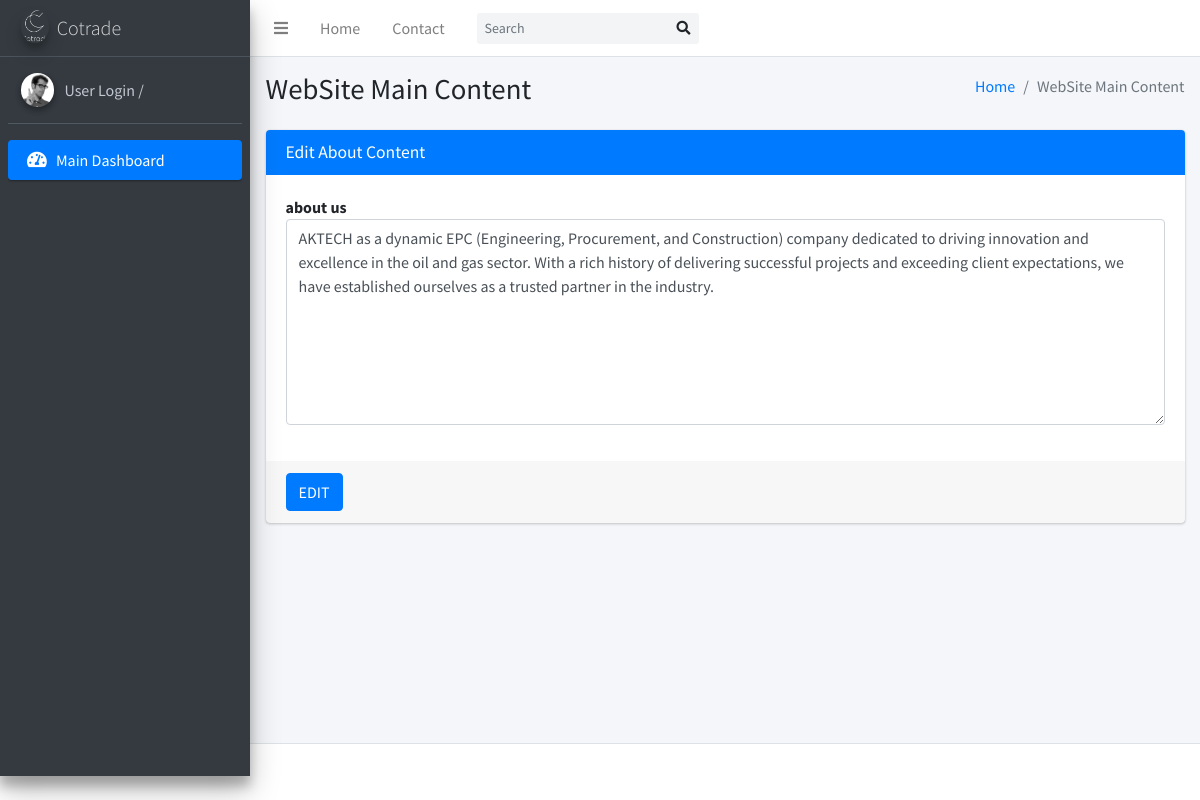
Page /aktech/admin/pages/forms/editcontentAboutUs.php?id_AboutUSEdite=1 on the committed database.
### tables this page shows
CREATE TABLE `content` (
  `idcontent` int(50) NOT NULL,
  `name` text NOT NULL,
  `detiles` longtext NOT NULL,
  `detiles2` varchar(50000) NOT NULL,
  `detiles3` varchar(10000) NOT NULL,
  `detiles4` varchar(1000) NOT NULL,
  `detiles5` varchar(1000) NOT NULL,
  `detiles6` varchar(1000) NOT NULL,
  `detiles7` varchar(1000) NOT NULL,
  `detiles8` varchar(1000) NOT NULL,
  `user` int(11) NOT NULL
);

### aktech/admin/pages/forms/editcontentAboutUs.php (the view, shortened to what this page needs)
<?php
  include("../../conn.php");
?>
<!DOCTYPE html>
<html>
<head>
  <link rel="stylesheet" href="../../plugins/fontawesome-free/css/all.min.css">
  <link rel="stylesheet" href="https://code.ionicframework.com/ionicons/2.0.1/css/ionicons.min.css">
  <link rel="stylesheet" href="../../dist/css/adminlte.min.css">
</head>
<body class="hold-transition sidebar-mini">
<div class="wrapper">
  <nav class="main-header navbar navbar-expand navbar-white navbar-light">
    <ul class="navbar-nav">
      <li class="nav-item">
        <a class="nav-link" data-widget="pushmenu" href="#"><i class="fas fa-bars"></i></a>
      </li>
      <li class="nav-item d-none d-sm-inline-block">
        <a href="../../index3.html" class="nav-link">Home</a>
      </li>
      <li class="nav-item d-none d-sm-inline-block">
        <a href="#" class="nav-link">Contact</a>
      </li>
    </ul>
    <form class="form-inline ml-3">
      <div class="input-group input-group-sm">
        <input class="form-control form-control-navbar" type="search" placeholder="Search" aria-label="Search">
        <div class="input-group-append">
          <button class="btn btn-navbar" type="submit">
            <i class="fas fa-search"></i>
          </button>
        </div>
      </div>
    </form>
  </nav>
<aside class="main-sidebar sidebar-dark-primary elevation-4">
    <a href="index3.html" class="brand-link">
      <img src="../../dist/img/AdminLTELogo.png" alt="AdminLTE Logo" class="brand-image img-circle elevation-3"
           style="opacity: .8">
      <span class="brand-text font-weight-light">Cotrade</span>
    </a>
    <div class="sidebar">
      <div class="user-panel mt-3 pb-3 mb-3 d-flex">
        <div class="image">
          <img src="../../dist/img/user2-160x160.jpg" class="img-circle elevation-2" alt="User Image">
        </div>
        <div class="info">
          <a href="#" class="d-block">User Login / <?php echo $_SESSION["user_login"];?></a>
        </div>
      </div>
      <nav class="mt-2">
        <ul class="nav nav-pills nav-sidebar flex-column" data-widget="treeview" role="menu" data-accordion="false">
          <li class="nav-item has-treeview ">
            <a href="../../all.php" class="nav-link active">
              <i class="nav-icon fas fa-tachometer-alt"></i>
              <p>
              Main Dashboard
              </p>
            </a>
            </li>
        </ul>
      </nav>
    </div>
  </aside>
  <div class="content-wrapper">
    <section class="content-header">
      <div class="container-fluid">
        <div class="row mb-2">
          <div class="col-sm-6">
            <h1>WebSite Main Content</h1>
          </div>
          <div class="col-sm-6">
            <ol class="breadcrumb float-sm-right">
              <li class="breadcrumb-item"><a href="#">Home</a></li>
              <li class="breadcrumb-item active">WebSite Main Content</li>
            </ol>
          </div>
        </div>
      </div>
    </section>
    <section class="content">
      <div class="container-fluid">
        <div class="row">
          <div class="col-md-12">
            <div class="card card-primary">
              <div class="card-header">
                <h3 class="card-title">Edit About Content</h3>
              </div>
              <form role="form" method="post" enctype="multipart/form-data" >
                <div class="card-body">
                <div class="form-group">
                  <div class="form-group">
                  <?php
                  $U_info = $_GET['id_AboutUSEdite'];
                  $sql_content = "SELECT name,detiles FROM content WHERE idcontent ='$U_info'";
                  $resultcontent = mysqli_query($conn, $sql_content);
                  $rowcontent = mysqli_fetch_assoc($resultcontent);
                  ?>
                  <?php echo "<b>".$rowcontent["name"]."</b>";?>
                <textarea  name="NewDetiles" id="NewDetiles" class="form-control" rows="8"
                placeholder="" value=""><?php echo $rowcontent["detiles"];?></textarea>
              </div>
                </div>
                </div>
                <div class="card-footer">
              <input type="submit"  name="editaboutus" id="editaboutus" value="EDIT" class="btn btn-primary">
              </div>
              </form>
            </div>
          </div>
        </div>
      </div>
    </section>
  </div>
  <footer class="main-footer">
  </footer>
</div>
</body>
</html>

### rows in the picture
content: name "about us", NewDetiles "AKTECH as a dynamic EPC (Engineering, Procurement, and Construction) company dedicated to driving innovation and excellence in the oil and gas sector. With a rich history of delivering successful projects and exceeding client expectations, we have established ourselves as a trusted partner in the industry."
